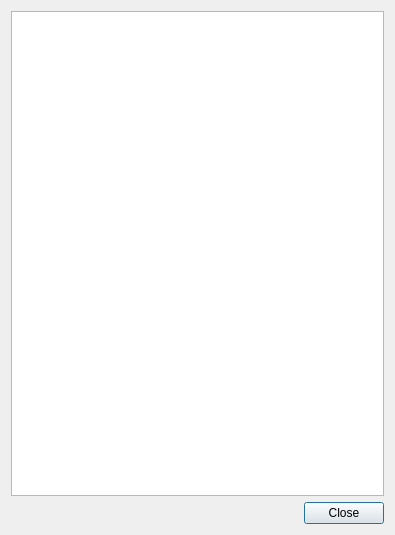
<ui version="4.0" >
 <class>LogDialog</class>
 <widget class="QDialog" name="LogDialog" >
  <property name="geometry" >
   <rect>
    <x>0</x>
    <y>0</y>
    <width>395</width>
    <height>535</height>
   </rect>
  </property>
  <property name="windowTitle" >
   <string>Dialog</string>
  </property>
  <layout class="QVBoxLayout" >
   <item>
    <widget class="QTextBrowser" name="textBrowser" />
   </item>
   <item>
    <layout class="QHBoxLayout" >
     <item>
      <spacer>
       <property name="orientation" >
        <enum>Qt::Horizontal</enum>
       </property>
       <property name="sizeHint" >
        <size>
         <width>40</width>
         <height>20</height>
        </size>
       </property>
      </spacer>
     </item>
     <item>
      <widget class="QPushButton" name="closeButton" >
       <property name="text" >
        <string>Close</string>
       </property>
      </widget>
     </item>
    </layout>
   </item>
  </layout>
 </widget>
 <resources/>
 <connections>
  <connection>
   <sender>closeButton</sender>
   <signal>clicked()</signal>
   <receiver>LogDialog</receiver>
   <slot>close()</slot>
   <hints>
    <hint type="sourcelabel" >
     <x>262</x>
     <y>511</y>
    </hint>
    <hint type="destinationlabel" >
     <x>197</x>
     <y>267</y>
    </hint>
   </hints>
  </connection>
 </connections>
</ui>
